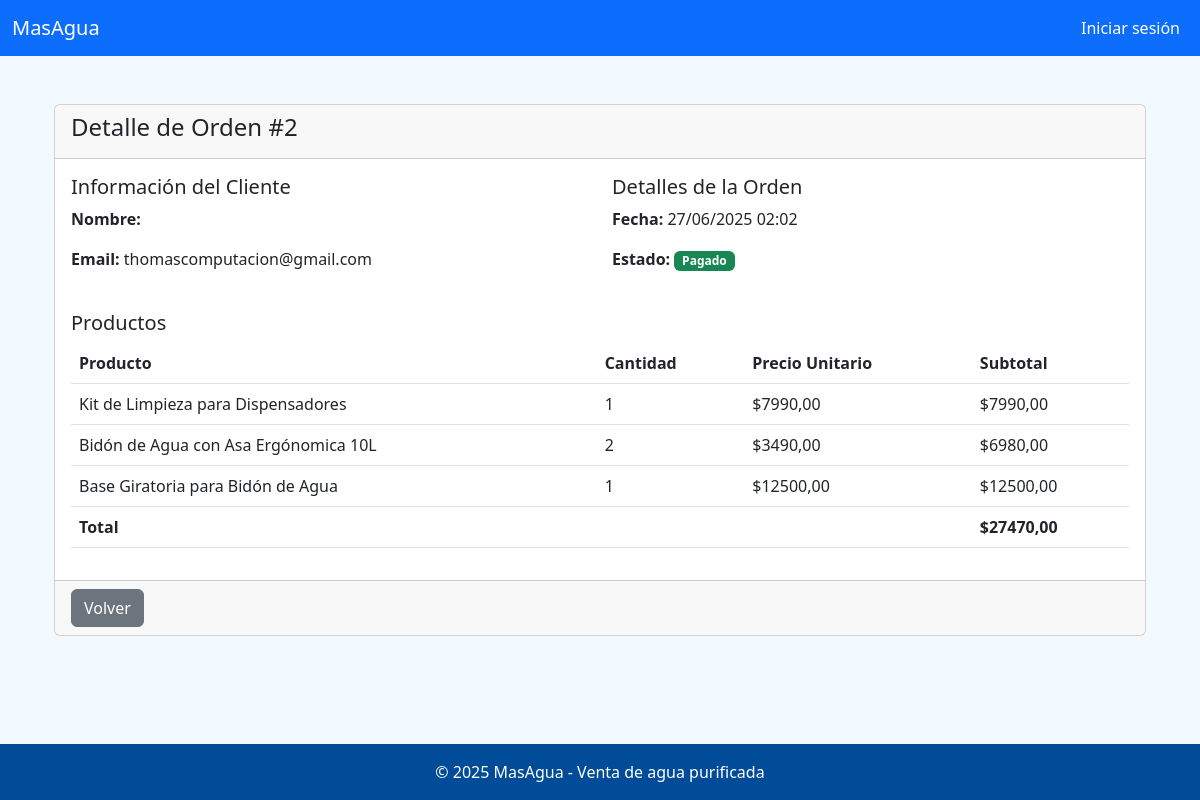
/ordenes/2/, run on an earlier commit of the app's database.
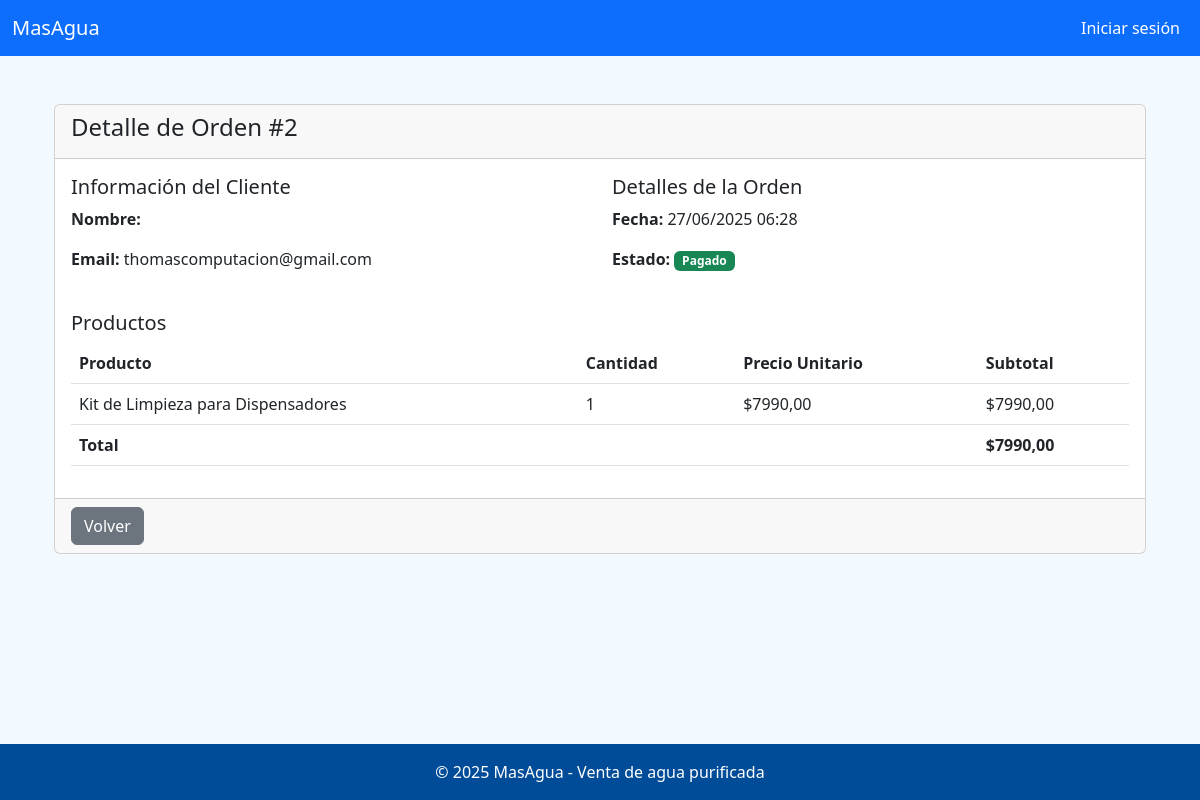
And on a later commit of the database.
### core/models.py (models this page shows, shortened)
class Orden(models.Model):
    ESTADOS = [
        ('pendiente', 'Pendiente'),
        ('pagado', 'Pagado'),
        ('cancelado', 'Cancelado'),
    ]
    usuario = models.ForeignKey(settings.AUTH_USER_MODEL, on_delete=models.CASCADE)
    fecha = models.DateTimeField(auto_now_add=True)
    direccion = models.CharField(max_length=255, default='sin-dirección')
    monto_total = models.DecimalField(max_digits=10, decimal_places=2, default=0)
    estado = models.CharField(max_length=20, choices=ESTADOS, default='pendiente')
    buy_order = models.CharField(max_length=40, unique=True, blank=True, null=True)  # BO_123456
    token_ws = models.CharField(max_length=100, blank=True, null=True)  # Token de Transbank

class ItemOrden(models.Model):
    orden = models.ForeignKey(Orden, related_name='items', on_delete=models.CASCADE)
    producto = models.ForeignKey('Producto', on_delete=models.PROTECT)
    cantidad = models.PositiveIntegerField()
    precio = models.DecimalField(max_digits=10, decimal_places=2)
    def subtotal(self):
        return self.precio * self.cantidad

class Producto(models.Model):
    TIPO_PRODUCTO_CHOICES = [
        ('BIDON', 'Bidón de Agua'),
        ('DISPENSADOR', 'Dispensador'),
        ('ACCESORIO', 'Accesorio'),
    ]
    nombre = models.CharField(max_length=100)
    precio = models.DecimalField(max_digits=10, decimal_places=2)
    descripcion = models.TextField(blank=True, null=True)
    stock = models.PositiveIntegerField(default=0)
    tipo_producto = models.CharField(max_length=20, choices=TIPO_PRODUCTO_CHOICES)
    imagen = models.ImageField(upload_to='productos/', blank=True, null=True)
    fecha_creacion = models.DateTimeField(auto_now_add=True)
    activo = models.BooleanField(default=True)
    class Meta:
        verbose_name = 'Producto'
        verbose_name_plural = 'Productos'
        ordering = ['-fecha_creacion']

### core/views.py (the view)
# urls.py: path('ordenes/<int:orden_id>/', views.detalle_orden, name='detalle_orden'),
def detalle_orden(request, orden_id):
    orden = get_object_or_404(Orden, id=orden_id)
    return render(request, 'ordenes/detalle.html', {
        'orden': orden,
        'items': orden.items.all()
    })

### core/templates/ordenes/detalle.html (shortened to what this page needs)
{% extends 'core/base.html' %}
{% block content %}
<div class="container mt-4">
    <div class="card">
        <div class="card-header">
            <h4>Detalle de Orden #{{ orden.id }}</h4>
        </div>
        <div class="card-body">
            <div class="row mb-4">
                <div class="col-md-6">
                    <h5>Información del Cliente</h5>
                    <p><strong>Nombre:</strong> {{ orden.usuario.get_full_name }}</p>
                    <p><strong>Email:</strong> {{ orden.usuario.email }}</p>
                </div>
                <div class="col-md-6">
                    <h5>Detalles de la Orden</h5>
                    <p><strong>Fecha:</strong> {{ orden.fecha|date:"d/m/Y H:i" }}</p>
                    <p><strong>Estado:</strong>
                        <span class="badge
                            {% if orden.estado == 'pagado' %}bg-success
                            {% elif orden.estado == 'pendiente' %}bg-warning
                            {% else %}bg-danger{% endif %}">
                            {{ orden.get_estado_display }}
                        </span>
                    </p>
                </div>
            </div>
            <h5>Productos</h5>
            <table class="table">
                <thead>
                    <tr>
                        <th>Producto</th>
                        <th>Cantidad</th>
                        <th>Precio Unitario</th>
                        <th>Subtotal</th>
                    </tr>
                </thead>
                <tbody>
                    {% for item in items %}
                    <tr>
                        <td>{{ item.producto.nombre }}</td>
                        <td>{{ item.cantidad }}</td>
                        <td>${{ item.precio }}</td>
                        <td>${{ item.subtotal }}</td>
                    </tr>
                    {% endfor %}
                </tbody>
                <tfoot>
                    <tr>
                        <th colspan="3">Total</th>
                        <th>${{ orden.monto_total }}</th>
                    </tr>
                </tfoot>
            </table>
        </div>
        <div class="card-footer">
            <a href="{% url 'listar_ordenes' %}" class="btn btn-secondary">
                 Volver
            </a>
        </div>
    </div>
</div>
{% endblock %}

What changed in the data, as far as the page shows it:
removed ItemOrden: producto.nombre "Bidón de Agua con Asa Ergónomica 10L", cantidad "2", precio "3490,00", subtotal "6980,00"
removed ItemOrden: producto.nombre "Base Giratoria para Bidón de Agua", cantidad "1", precio "12500,00", subtotal "12500,00"
changed Orden "Pagado": fecha "27/06/2025 02:02" → "27/06/2025 06:28"; monto_total "27470,00" → "7990,00"
